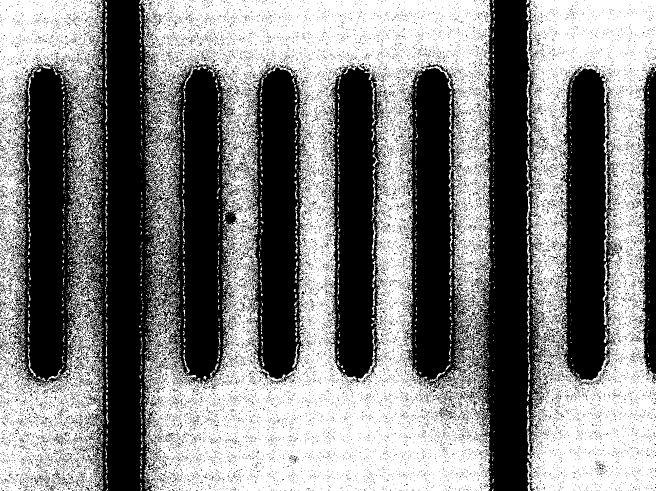
#> input picture Computational-Exploration/Chapter-2/Graticule100x.tif, 1311 x 982 px (shown at 1/2 size)
$ python EColiSize.py
#> lines starting #> are read from the running program, lines starting #| are printed output that depends on the picture
"""
Adapted by Jason Carmi from Matlab source file "EColiSize.m"
Phillips et al. Physical Biology of the Cell
Chapter 2 | What and Where: Construction Plans for Cells and Organisms
Computational Exploration: Sizing Up E. coli
http://rpdata.caltech.edu/pboc2e/code/Sizing%20up%20E.%20coli.zip

Most of the original comments were left as-is, with some updates/changes
for Python.
"""

import numpy as np
import matplotlib.pyplot as plt
import imageio

# In figure 2.3(C) we show a typical picture of E. coli under 100x
# magnification obtained using phase contrast microscopy. Using such a picture
# we can estimate the cell's size. However, we need a conversion between the
# size in pixels we would obtain and actual physical dimensions. In order to
# do that we can take a picture of a calibrated pattern under the same
# imaging conditions. Since we know the size of the pattern in this
# calibration grid in microns we can come up with a calibration for our
# pixels.

# Let's start by loading the image of the graticule. This graticule consists
# of lines separated by 10um.
graticule = imageio.v3.imread('Graticule100x.tif')
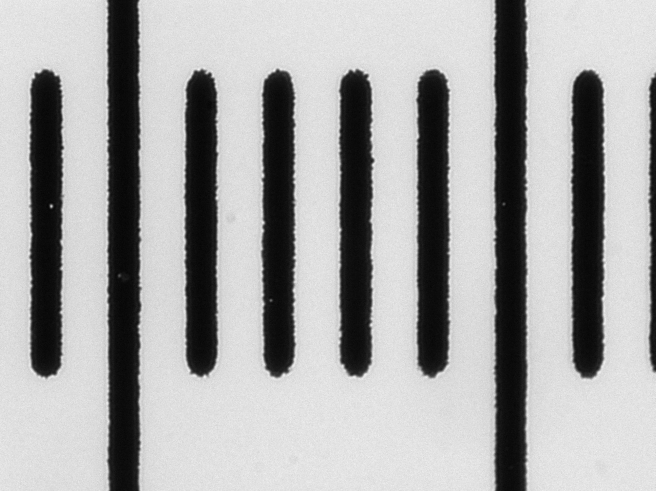
#> graticule: shape (982, 1311) uint16 (shown at 1/2 size); min 256, max 555, mean 451.6; drawn with min black and max white

# Now, let's display it on the screen. Before that let's check the data type
# of the image by doing
print(f"Image information: {graticule.dtype}, shape: {graticule.shape}")
#| Image information: uint16, shape: (982, 1311)

# Notice that the image is in 16-bit format.
# Not by limitation but for simplicity and conformity with the original exercise,
# we display the image in grayscale and normalize to increase contrast.
plt.figure(1)
plt.imshow(graticule, cmap='gray', vmin=np.min(graticule), vmax=np.max(graticule))
plt.title('Graticule Image')
plt.show()


# We can now see the lines spaced by 10um. It might be a little bit hard to
# judge where the boundaries of each line are by just looking at the image.
# One alternative is to plot a profile of the image along the x-axis. Since
# "Graticule" is just a matrix indicating the pixel value at each position
# this is easy to implement. For example, if we want the pixel value at
# position x=10 and y=20 we carry out the operation
print(f"Pixel value at (20, 10): {graticule[20, 10]}")
#| Pixel value at (20, 10): 515

# Remember that matrices in Matlab (and Python) are accessed by first giving the row (the
# y-axis value for an image) and then the column (the x-axis value). Also,
# images have their (0,0) coordinate at the top left.
# If I want to obtain the intensity along the x-axis at say, y=400 I just
# have to type
intensity_profile = graticule[400, :]
#> intensity_profile = 1311 values, max 532 at index 1116, min 263 at index 86, mean 420.1

# We can now just plot this long list of numbers
plt.figure(2)
plt.plot(intensity_profile, '-k') # solid, black line
plt.xlim([0, graticule.shape[1]])
plt.xlabel('pixel')
plt.ylabel('intensity')
plt.title('Intensity Profile at y=400')
plt.show()
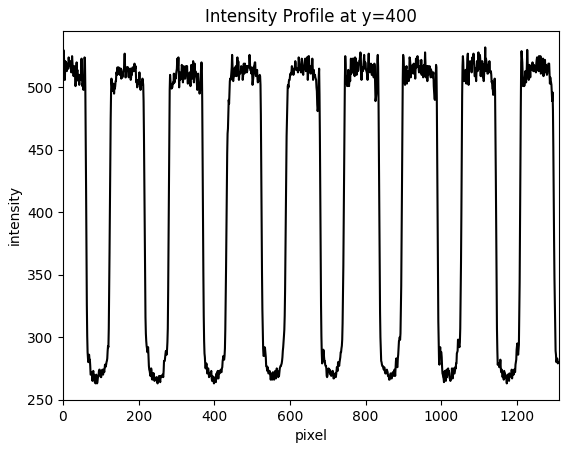
#> figure drawn by matplotlib, 1 panel; curve peaks at x = 1116, y = 532


# With this plot in hand it is now a little bit easier to determine the
# distance between the lines. One easy way to do it is to choose the "data
# cursor" on the menu bar on top of the plot we just displayed (it's the one
# with the cross and the little yellow box icon). If you choose this tool
# you'll be able to move along the line and record the x-position. For
# example, the position of the left-most boundary is at x=62, approximately.
# Eight lines later we are at x=1299. As a result we have
pixels_between_lines = 1299 - 62
nm_per_pixel = 1000. * 8 * 10 / pixels_between_lines
# And we obtain 64.7 nm/pixel.
print(f"Calibration: {nm_per_pixel:.2f} nm/pixel")


# !! matplotlib.pyplot.ginput() requires interactive mode !!
# ...and therefore cannot be run in a Jupyter notebook

# A more sophisticated alternative is to select the points we want to use to
# calculate the distance with the mouse. This can be done using the function
# "ginput". For example, if we do "ginput(2)" Python will wait for you
# to click twice on the image.

plt.figure(2)
plt.plot(intensity_profile, '-k')
plt.xlim([0, graticule.shape[1]])
plt.xlabel('pixel')
plt.ylabel('intensity')
plt.title('Intensity Profile at y=400')
plt.title('Graticule Image')

#> (the run stopped early here; a loop or call above may not have finished)
